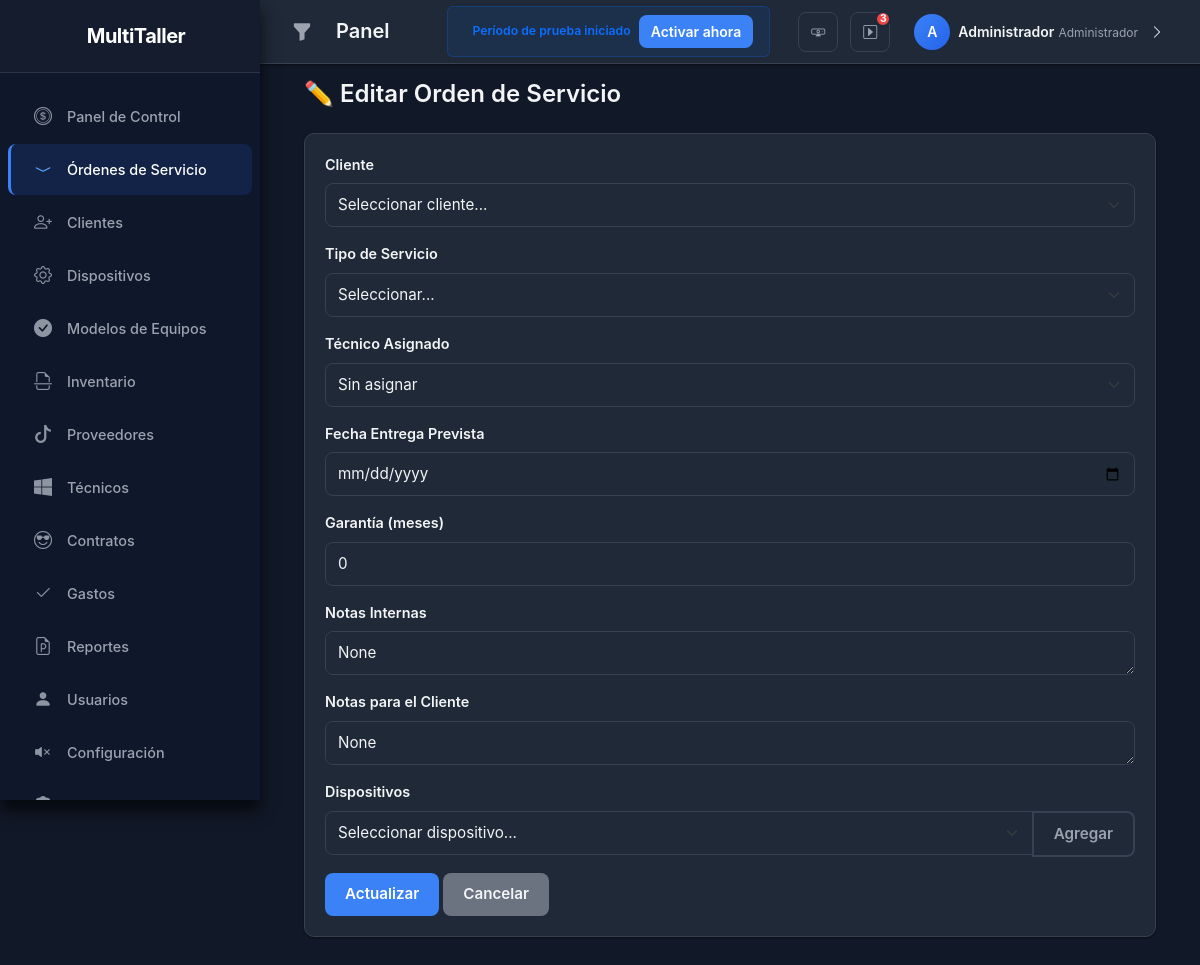
Screenshot of /orden/5/editar (signed in) with the database file from the repository.
### models.py (models this page shows, shortened)
class Usuario(db.Model):
    __tablename__ = 'usuarios'
    id = db.Column(db.Integer, primary_key=True)
    username = db.Column(db.String(50), unique=True, nullable=False)
    password_hash = db.Column(db.String(255), nullable=False)
    nombre_completo = db.Column(db.String(100), nullable=False)
    rol = db.Column(db.String(20), nullable=False)  # admin, tecnico, recepcionista
    activo = db.Column(db.Boolean, default=True)
    fecha_creacion = db.Column(db.DateTime, default=datetime.utcnow)

class Orden(db.Model):
    __tablename__ = 'ordenes'
    id = db.Column(db.Integer, primary_key=True)
    numero_orden = db.Column(db.String(20), unique=True, nullable=False)  # OT-AA-0001
    fecha_entrada = db.Column(db.DateTime, default=datetime.utcnow)
    fecha_entrega_prevista = db.Column(db.DateTime)
    fecha_entrega_real = db.Column(db.DateTime)
    cliente_id = db.Column(db.Integer, db.ForeignKey('clientes.id'), nullable=False)
    tipo_servicio = db.Column(db.String(50))  # Reparación, Mantenimiento, etc.
    estado_general = db.Column(db.String(30), default='Recibido')
    tecnico_id = db.Column(db.Integer, db.ForeignKey('tecnicos.id'))
    mano_obra_costo = db.Column(db.Float, default=0)
    costo_total = db.Column(db.Float, default=0)
    notas_internas = db.Column(db.Text)
    notas_cliente = db.Column(db.Text)
    garantia_meses = db.Column(db.Integer, default=0)
    fecha_fin_garantia = db.Column(db.DateTime)
    es_reingreso = db.Column(db.Boolean, default=False)
    orden_original_id = db.Column(db.Integer, db.ForeignKey('ordenes.id'))
    contrato_id = db.Column(db.Integer, db.ForeignKey('contratos.id'))
    fecha_creacion = db.Column(db.DateTime, default=datetime.utcnow)
    dispositivos_relacion = db.relationship('OrdenDispositivo', backref='orden', lazy=True)
    historial_estados = db.relationship('OrdenHistorialEstado', backref='orden', lazy=True)
    notas = db.relationship('OrdenNota', backref='orden', lazy=True)
    orden_hija = db.relationship('Orden', remote_side=[id], backref='orden_padre')

### routes/ordenes.py (the view, shortened to what this page needs)
@ordenes_bp.route('/orden/<int:id>/editar', methods=['GET', 'POST'])
@login_required
def editar_orden(id):
    orden = db.session.get(Orden, id)
    if not orden:
        flash('Registro no encontrado', 'danger')
        return redirect(url_for('dashboard.index'))
    tecnicos = Tecnico.query.filter_by(activo=True).all()
    return render_template('ordenes/formulario.html',
                         orden=orden,
                         tecnicos=tecnicos,
                         editando=True)

### routes/auth.py (called while the page is built)
def login_required(f):
    @wraps(f)
    def decorated_function(*args, **kwargs):
        if 'usuario_id' not in session:
            return redirect(url_for('auth.login'))
        return f(*args, **kwargs)
    return decorated_function

### templates/ordenes/formulario.html (shortened to what this page needs)
{% extends "base.html" %}
{% block content %}
<h2 class="mb-4">{% if editando %}✏️ Editar{% else %}➕ Nueva{% endif %} Orden de Servicio</h2>
<div class="card">
    <div class="card-body">
        <form method="POST">
            <div class="mb-3">
                <label class="form-label">Cliente</label>
                <select class="form-select" name="cliente_id" required>
                    <option value="">Seleccionar cliente...</option>
                </select>
            </div>
            <div class="mb-3">
                <label class="form-label">Tipo de Servicio</label>
                <select class="form-select" name="tipo_servicio">
                    <option value="">Seleccionar...</option>
                </select>
            </div>
            <div class="mb-3">
                <label class="form-label">Técnico Asignado</label>
                <select class="form-select" name="tecnico_id">
                    <option value="">Sin asignar</option>
                </select>
            </div>
            <div class="mb-3">
                <label class="form-label">Fecha Entrega Prevista</label>
                <input type="date" class="form-control" name="fecha_entrega_prevista"
                       value="{{ orden.fecha_entrega_prevista.strftime('%Y-%m-%d') if orden and orden.fecha_entrega_prevista else '' }}">
            </div>
            <div class="mb-3">
                <label class="form-label">Garantía (meses)</label>
                <input type="number" class="form-control" name="garantia_meses"
                       value="{{ orden.garantia_meses if orden else 0 }}" min="0">
            </div>
            <div class="mb-3">
                <label class="form-label">Notas Internas</label>
                <textarea class="form-control" name="notas_internas" rows="3">{{ orden.notas_internas if orden else '' }}</textarea>
            </div>
            <div class="mb-3">
                <label class="form-label">Notas para el Cliente</label>
                <textarea class="form-control" name="notas_cliente" rows="3">{{ orden.notas_cliente if orden else '' }}</textarea>
            </div>
            <div class="mb-3" id="seccion-dispositivos">
                <label class="form-label">Dispositivos</label>
                <div class="input-group mb-2">
                    <select class="form-select" id="selector-dispositivo">
                        <option value="">Seleccionar dispositivo...</option>
                    </select>
                    <button type="button" class="btn btn-outline-secondary" onclick="agregarDispositivo()">Agregar</button>
                </div>
            </div>
            <button type="submit" class="btn btn-primary">{% if editando %}Actualizar{% else %}Crear{% endif %}</button>
            <a href="{{ url_for('ordenes.listar_ordenes') }}" class="btn btn-secondary">Cancelar</a>
        </form>
    </div>
</div>
{% endblock %}

### templates/base.html (shortened to what this page needs)
<!DOCTYPE html>
<html lang="es">
<head>
    <link rel="stylesheet" href="{{ url_for('static', filename='css/bootstrap.min.css') }}">
    <link rel="stylesheet" href="{{ url_for('static', filename='css/bootstrap-icons.css') }}">
    <link rel="stylesheet" href="{{ url_for('static', filename='css/custom.css') }}">
</head>
<body>
    {% if usuario %}
    <div id="wrapper" class="{% if request.cookies.get('sidebar_mini') == 'true' %}sidebar-mini{% endif %}">
        <aside id="sidebar-wrapper">
            <div class="sidebar-brand">
                <h4>
                    <span>MultiTaller</span>
                </h4>
            </div>
            <nav class="sidebar-menu">
                <a href="{{ url_for('dashboard.index') }}" class="sidebar-item {% if request.endpoint == 'dashboard.index' %}active{% endif %}">
                    <span class="sidebar-item-icon"><i class="bi bi-speedometer2"></i></span>
                    <span class="sidebar-item-text">Panel de Control</span>
                </a>
                <a href="{{ url_for('ordenes.listar_ordenes') }}" class="sidebar-item {% if 'ordenes' in request.endpoint %}active{% endif %}">
                    <span class="sidebar-item-icon"><i class="bi bi-clipboard-check"></i></span>
                    <span class="sidebar-item-text">Órdenes de Servicio</span>
                </a>
                <a href="{{ url_for('clientes.listar_clientes') }}" class="sidebar-item {% if 'clientes' in request.endpoint %}active{% endif %}">
                    <span class="sidebar-item-icon"><i class="bi bi-people"></i></span>
                    <span class="sidebar-item-text">Clientes</span>
                </a>
                <a href="{{ url_for('dispositivos.listar_dispositivos') }}" class="sidebar-item {% if 'dispositivos' in request.endpoint %}active{% endif %}">
                    <span class="sidebar-item-icon"><i class="bi bi-laptop"></i></span>
                    <span class="sidebar-item-text">Dispositivos</span>
                </a>
                <a href="{{ url_for('modelos.listar_modelos') }}" class="sidebar-item {% if 'modelos' in request.endpoint %}active{% endif %}">
                    <span class="sidebar-item-icon"><i class="bi bi-box-seam"></i></span>
                    <span class="sidebar-item-text">Modelos de Equipos</span>
                </a>
                <a href="{{ url_for('inventario.listar_piezas') }}" class="sidebar-item {% if 'inventario' in request.endpoint %}active{% endif %}">
                    <span class="sidebar-item-icon"><i class="bi bi-gear"></i></span>
                    <span class="sidebar-item-text">Inventario</span>
                </a>
                <a href="{{ url_for('proveedores.listar_proveedores') }}" class="sidebar-item {% if 'proveedores' in request.endpoint %}active{% endif %}">
                    <span class="sidebar-item-icon"><i class="bi bi-truck"></i></span>
                    <span class="sidebar-item-text">Proveedores</span>
                </a>
                {% if usuario.rol == 'admin' %}
                <a href="{{ url_for('tecnicos.listar_tecnicos') }}" class="sidebar-item {% if 'tecnicos' in request.endpoint %}active{% endif %}">
                    <span class="sidebar-item-icon"><i class="bi bi-person-gear"></i></span>
                    <span class="sidebar-item-text">Técnicos</span>
                </a>
                <a href="{{ url_for('contratos.listar_contratos') }}" class="sidebar-item {% if 'contratos' in request.endpoint %}active{% endif %}">
                    <span class="sidebar-item-icon"><i class="bi bi-file-earmark-text"></i></span>
                    <span class="sidebar-item-text">Contratos</span>
                </a>
                <a href="{{ url_for('gastos.listar_gastos') }}" class="sidebar-item {% if 'gastos' in request.endpoint %}active{% endif %}">
                    <span class="sidebar-item-icon"><i class="bi bi-cash-coin"></i></span>
                    <span class="sidebar-item-text">Gastos</span>
                </a>
                <a href="{{ url_for('reportes.menu_reportes') }}" class="sidebar-item {% if 'reportes' in request.endpoint %}active{% endif %}">
                    <span class="sidebar-item-icon"><i class="bi bi-graph-up"></i></span>
                    <span class="sidebar-item-text">Reportes</span>
                </a>
                <a href="{{ url_for('auth.gestionar_usuarios') }}" class="sidebar-item {% if request.endpoint == 'auth.gestionar_usuarios' %}active{% endif %}">
                    <span class="sidebar-item-icon"><i class="bi bi-person-badge"></i></span>
                    <span class="sidebar-item-text">Usuarios</span>
                </a>
                <a href="{{ url_for('configuracion.ver_configuracion') }}" class="sidebar-item {% if 'configuracion' in request.endpoint %}active{% endif %}">
                    <span class="sidebar-item-icon"><i class="bi bi-sliders"></i></span>
                    <span class="sidebar-item-text">Configuración</span>
                </a>
                <a href="{{ url_for('licencias.gestionar_licencias') }}" class="sidebar-item {% if 'licencias.gestionar' in request.endpoint %}active{% endif %}">
                    <span class="sidebar-item-icon"><i class="bi bi-patch-check"></i></span>
                    <span class="sidebar-item-text">Licencias</span>
                </a>
                {% endif %}
            </nav>
        </aside>
        <header class="topbar">
            <div class="topbar-left">
                <button class="menu-toggle-btn" id="menu-toggle" title="Menú">
                    <i class="bi bi-list"></i>
                </button>
                <h1 class="topbar-title">{% block page_title %}Panel{% endblock %}</h1>
            </div>
            <div class="topbar-right">
                {% if info_licencia and info_licencia.en_prueba %}
                <div class="trial-banner d-none d-md-flex align-items-center me-3 px-3 py-2 rounded bg-primary bg-opacity-10 border border-primary border-opacity-25">
                    <span class="small fw-semibold text-primary me-2">Período de prueba iniciado</span>
                    <a href="{{ url_for('licencias.activacion') }}" class="btn btn-sm btn-primary">Activar ahora</a>
                </div>
                {% endif %}
                <button class="theme-toggle-btn" id="theme-toggle" title="Cambiar tema">
                    <i class="bi bi-sun-fill"></i>
                </button>
                <button class="notification-btn" title="Notificaciones">
                    <i class="bi bi-bell"></i>
                    <span class="notification-badge">3</span>
                </button>
                <div class="dropdown">
                    <div class="user-menu" data-bs-toggle="dropdown">
                        <div class="user-avatar">{{ usuario.nombre_completo[0]|upper }}</div>
                        <div class="user-info d-none d-md-block">
                            <span class="user-name">{{ usuario.nombre_completo }}</span>
                            <span class="user-role">Administrador</span>
                        </div>
                        <i class="bi bi-chevron-down ms-1"></i>
                    </div>
                </div>
            </div>
        </header>
        <main id="page-content-wrapper">
            <div class="container-fluid">
                {% block content %}{% endblock %}
            </div>
        </main>
    </div>
    {% endif %}
</body>
</html>

### rows the page displays
Usuario: nombre_completo "A", nombre_completo "Administrador"
Orden: garantia_meses "0", notas_internas "None", notas_cliente "None"
